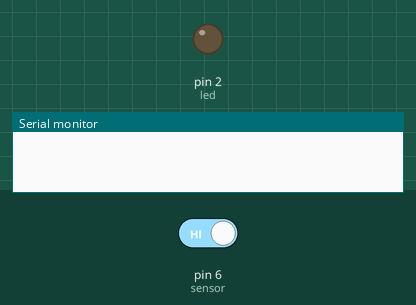
The sketch below on a simulated Arduino Uno, built with avr-gcc and run on an emulated ATmega328P. Parts: output pins drawn as LEDs (lit = HIGH), the last lines printed to the serial monitor. The inputs (shaded band) are chosen by the test bench; at power-on: pin 6 (sensor) HIGH. No radio packets arrive unless stated.

Above: at 1.2 s.
1.3 s: pin 6 (sensor) driven LOW
At 2.4 s:
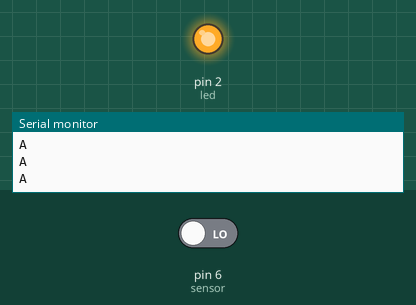
Timing chart, 0 to 4.3 s (numbered marks = the images above; inputs shaded):
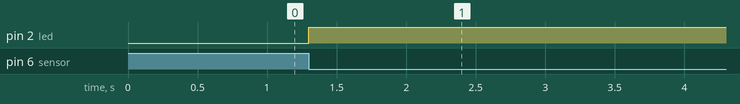

The sketch:

POST1.ino
```cpp
#include<SPI.h>
#include<nRF24L01.h>
#include<RF24.h>

RF24 radio(7,8);
const byte address[6]="00001";
const int led=2,sensor=6;
int sensorstate=0;

void setup() {
  Serial.begin(9600);
  radio.begin();
  radio.openReadingPipe(0,address);
  radio.setPALevel(RF24_PA_MIN);
  radio.startListening();
  pinMode(led,OUTPUT);
  pinMode(sensor,INPUT);
}

void loop() {
  start:
  if(radio.available()){
    char recieve[32]="";
    radio.read(&recieve,sizeof(recieve));
    }
  sensorstate=digitalRead(sensor);
  if(sensorstate==LOW){
    digitalWrite(led,HIGH);
    delay(10);
    radio.openWritingPipe(address);
    radio.stopListening();
    const char transmit[]= "A";
    for(int i=1;i<5;i=i+1){
      radio.write(&transmit,sizeof(transmit));
      Serial.println(transmit);
    }
    delay(10);
    goto wait;
  }
  goto start;
  wait:
  radio.openReadingPipe(0,address);
  radio.startListening();
  if(radio.available()){
    char nrecieve[32]="";
    radio.read(&nrecieve,sizeof(nrecieve));
    if(nrecieve[0]=='3'){
      digitalWrite(led,LOW);
      delay(10);
      goto start;
    }else{
      goto wait;
    }
  }
  goto wait;
}
```

Measured:
- after the input at 1.3 s, pin 2 (led): LOW → HIGH at once
